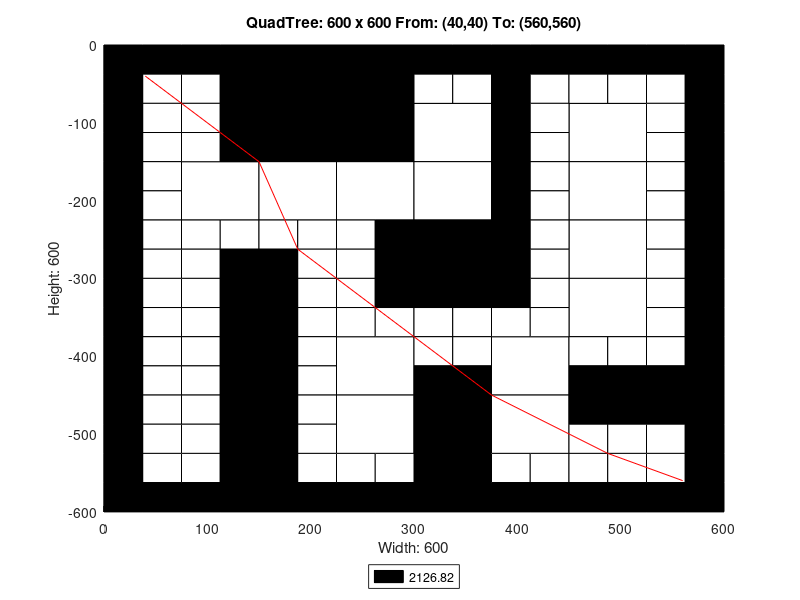

Write MATLAB code to recreate this figure.
axis([0 600 -600 0]);
title('QuadTree: 600 x 600 From: (40,40) To: (560,560)');
xlabel('Width: 600');
ylabel('Height: 600');
rectangle('Position',[150 -150 150 150], 'FaceColor',[0 0 0]);
rectangle('Position',[75 -225 75 75], 'FaceColor',[1 1 1]);
rectangle('Position',[150 -225 75 75], 'FaceColor',[1 1 1]);
rectangle('Position',[225 -225 75 75], 'FaceColor',[1 1 1]);
rectangle('Position',[300 -150 75 75], 'FaceColor',[1 1 1]);
rectangle('Position',[450 -150 75 75], 'FaceColor',[1 1 1]);
rectangle('Position',[300 -225 75 75], 'FaceColor',[1 1 1]);
rectangle('Position',[300 -300 75 75], 'FaceColor',[0 0 0]);
rectangle('Position',[450 -225 75 75], 'FaceColor',[1 1 1]);
rectangle('Position',[450 -300 75 75], 'FaceColor',[1 1 1]);
rectangle('Position',[225 -450 75 75], 'FaceColor',[1 1 1]);
rectangle('Position',[225 -525 75 75], 'FaceColor',[1 1 1]);
rectangle('Position',[375 -450 75 75], 'FaceColor',[1 1 1]);
rectangle('Position',[450 -375 75 75], 'FaceColor',[1 1 1]);
rectangle('Position',[300 -525 75 75], 'FaceColor',[0 0 0]);
rectangle('Position',[375 -525 75 75], 'FaceColor',[1 1 1]);
rectangle('Position',[300 -600 75 75], 'FaceColor',[0 0 0]);
rectangle('Position',[0 -37.5 37.5 37.5], 'FaceColor',[0 0 0]);
rectangle('Position',[37.5 -37.5 37.5 37.5], 'FaceColor',[0 0 0]);
rectangle('Position',[0 -75 37.5 37.5], 'FaceColor',[0 0 0]);
rectangle('Position',[37.5 -75 37.5 37.5], 'FaceColor',[1 1 1]);
rectangle('Position',[75 -37.5 37.5 37.5], 'FaceColor',[0 0 0]);
rectangle('Position',[112.5 -37.5 37.5 37.5], 'FaceColor',[0 0 0]);
rectangle('Position',[75 -75 37.5 37.5], 'FaceColor',[1 1 1]);
rectangle('Position',[112.5 -75 37.5 37.5], 'FaceColor',[0 0 0]);
rectangle('Position',[0 -112.5 37.5 37.5], 'FaceColor',[0 0 0]);
rectangle('Position',[37.5 -112.5 37.5 37.5], 'FaceColor',[1 1 1]);
rectangle('Position',[0 -150 37.5 37.5], 'FaceColor',[0 0 0]);
rectangle('Position',[37.5 -150 37.5 37.5], 'FaceColor',[1 1 1]);
rectangle('Position',[75 -112.5 37.5 37.5], 'FaceColor',[1 1 1]);
rectangle('Position',[112.5 -112.5 37.5 37.5], 'FaceColor',[0 0 0]);
rectangle('Position',[75 -150 37.5 37.5], 'FaceColor',[1 1 1]);
rectangle('Position',[112.5 -150 37.5 37.5], 'FaceColor',[0 0 0]);
rectangle('Position',[0 -187.5 37.5 37.5], 'FaceColor',[0 0 0]);
rectangle('Position',[37.5 -187.5 37.5 37.5], 'FaceColor',[1 1 1]);
rectangle('Position',[0 -225 37.5 37.5], 'FaceColor',[0 0 0]);
rectangle('Position',[37.5 -225 37.5 37.5], 'FaceColor',[1 1 1]);
rectangle('Position',[0 -262.5 37.5 37.5], 'FaceColor',[0 0 0]);
rectangle('Position',[37.5 -262.5 37.5 37.5], 'FaceColor',[1 1 1]);
rectangle('Position',[0 -300 37.5 37.5], 'FaceColor',[0 0 0]);
rectangle('Position',[37.5 -300 37.5 37.5], 'FaceColor',[1 1 1]);
rectangle('Position',[75 -262.5 37.5 37.5], 'FaceColor',[1 1 1]);
rectangle('Position',[112.5 -262.5 37.5 37.5], 'FaceColor',[1 1 1]);
rectangle('Position',[75 -300 37.5 37.5], 'FaceColor',[1 1 1]);
rectangle('Position',[112.5 -300 37.5 37.5], 'FaceColor',[0 0 0]);
rectangle('Position',[150 -262.5 37.5 37.5], 'FaceColor',[1 1 1]);
rectangle('Position',[187.5 -262.5 37.5 37.5], 'FaceColor',[1 1 1]);
rectangle('Position',[150 -300 37.5 37.5], 'FaceColor',[0 0 0]);
rectangle('Position',[187.5 -300 37.5 37.5], 'FaceColor',[1 1 1]);
rectangle('Position',[225 -262.5 37.5 37.5], 'FaceColor',[1 1 1]);
rectangle('Position',[262.5 -262.5 37.5 37.5], 'FaceColor',[0 0 0]);
rectangle('Position',[225 -300 37.5 37.5], 'FaceColor',[1 1 1]);
rectangle('Position',[262.5 -300 37.5 37.5], 'FaceColor',[0 0 0]);
rectangle('Position',[300 -37.5 37.5 37.5], 'FaceColor',[0 0 0]);
rectangle('Position',[337.5 -37.5 37.5 37.5], 'FaceColor',[0 0 0]);
rectangle('Position',[300 -75 37.5 37.5], 'FaceColor',[1 1 1]);
rectangle('Position',[337.5 -75 37.5 37.5], 'FaceColor',[1 1 1]);
rectangle('Position',[375 -37.5 37.5 37.5], 'FaceColor',[0 0 0]);
rectangle('Position',[412.5 -37.5 37.5 37.5], 'FaceColor',[0 0 0]);
rectangle('Position',[375 -75 37.5 37.5], 'FaceColor',[0 0 0]);
rectangle('Position',[412.5 -75 37.5 37.5], 'FaceColor',[1 1 1]);
rectangle('Position',[375 -112.5 37.5 37.5], 'FaceColor',[0 0 0]);
rectangle('Position',[412.5 -112.5 37.5 37.5], 'FaceColor',[1 1 1]);
rectangle('Position',[375 -150 37.5 37.5], 'FaceColor',[0 0 0]);
rectangle('Position',[412.5 -150 37.5 37.5], 'FaceColor',[1 1 1]);
rectangle('Position',[450 -37.5 37.5 37.5], 'FaceColor',[0 0 0]);
rectangle('Position',[487.5 -37.5 37.5 37.5], 'FaceColor',[0 0 0]);
rectangle('Position',[450 -75 37.5 37.5], 'FaceColor',[1 1 1]);
rectangle('Position',[487.5 -75 37.5 37.5], 'FaceColor',[1 1 1]);
rectangle('Position',[525 -37.5 37.5 37.5], 'FaceColor',[0 0 0]);
rectangle('Position',[562.5 -37.5 37.5 37.5], 'FaceColor',[0 0 0]);
rectangle('Position',[525 -75 37.5 37.5], 'FaceColor',[1 1 1]);
rectangle('Position',[562.5 -75 37.5 37.5], 'FaceColor',[0 0 0]);
rectangle('Position',[525 -112.5 37.5 37.5], 'FaceColor',[1 1 1]);
rectangle('Position',[562.5 -112.5 37.5 37.5], 'FaceColor',[0 0 0]);
rectangle('Position',[525 -150 37.5 37.5], 'FaceColor',[1 1 1]);
rectangle('Position',[562.5 -150 37.5 37.5], 'FaceColor',[0 0 0]);
rectangle('Position',[375 -187.5 37.5 37.5], 'FaceColor',[0 0 0]);
rectangle('Position',[412.5 -187.5 37.5 37.5], 'FaceColor',[1 1 1]);
rectangle('Position',[375 -225 37.5 37.5], 'FaceColor',[0 0 0]);
rectangle('Position',[412.5 -225 37.5 37.5], 'FaceColor',[1 1 1]);
rectangle('Position',[375 -262.5 37.5 37.5], 'FaceColor',[0 0 0]);
rectangle('Position',[412.5 -262.5 37.5 37.5], 'FaceColor',[1 1 1]);
rectangle('Position',[375 -300 37.5 37.5], 'FaceColor',[0 0 0]);
rectangle('Position',[412.5 -300 37.5 37.5], 'FaceColor',[1 1 1]);
rectangle('Position',[525 -187.5 37.5 37.5], 'FaceColor',[1 1 1]);
rectangle('Position',[562.5 -187.5 37.5 37.5], 'FaceColor',[0 0 0]);
rectangle('Position',[525 -225 37.5 37.5], 'FaceColor',[1 1 1]);
rectangle('Position',[562.5 -225 37.5 37.5], 'FaceColor',[0 0 0]);
rectangle('Position',[525 -262.5 37.5 37.5], 'FaceColor',[1 1 1]);
rectangle('Position',[562.5 -262.5 37.5 37.5], 'FaceColor',[0 0 0]);
rectangle('Position',[525 -300 37.5 37.5], 'FaceColor',[1 1 1]);
rectangle('Position',[562.5 -300 37.5 37.5], 'FaceColor',[0 0 0]);
rectangle('Position',[0 -337.5 37.5 37.5], 'FaceColor',[0 0 0]);
rectangle('Position',[37.5 -337.5 37.5 37.5], 'FaceColor',[1 1 1]);
rectangle('Position',[0 -375 37.5 37.5], 'FaceColor',[0 0 0]);
rectangle('Position',[37.5 -375 37.5 37.5], 'FaceColor',[1 1 1]);
rectangle('Position',[75 -337.5 37.5 37.5], 'FaceColor',[1 1 1]);
rectangle('Position',[112.5 -337.5 37.5 37.5], 'FaceColor',[0 0 0]);
rectangle('Position',[75 -375 37.5 37.5], 'FaceColor',[1 1 1]);
rectangle('Position',[112.5 -375 37.5 37.5], 'FaceColor',[0 0 0]);
rectangle('Position',[0 -412.5 37.5 37.5], 'FaceColor',[0 0 0]);
rectangle('Position',[37.5 -412.5 37.5 37.5], 'FaceColor',[1 1 1]);
rectangle('Position',[0 -450 37.5 37.5], 'FaceColor',[0 0 0]);
rectangle('Position',[37.5 -450 37.5 37.5], 'FaceColor',[1 1 1]);
rectangle('Position',[75 -412.5 37.5 37.5], 'FaceColor',[1 1 1]);
rectangle('Position',[112.5 -412.5 37.5 37.5], 'FaceColor',[0 0 0]);
rectangle('Position',[75 -450 37.5 37.5], 'FaceColor',[1 1 1]);
rectangle('Position',[112.5 -450 37.5 37.5], 'FaceColor',[0 0 0]);
rectangle('Position',[150 -337.5 37.5 37.5], 'FaceColor',[0 0 0]);
rectangle('Position',[187.5 -337.5 37.5 37.5], 'FaceColor',[1 1 1]);
rectangle('Position',[150 -375 37.5 37.5], 'FaceColor',[0 0 0]);
rectangle('Position',[187.5 -375 37.5 37.5], 'FaceColor',[1 1 1]);
rectangle('Position',[225 -337.5 37.5 37.5], 'FaceColor',[1 1 1]);
rectangle('Position',[262.5 -337.5 37.5 37.5], 'FaceColor',[0 0 0]);
rectangle('Position',[225 -375 37.5 37.5], 'FaceColor',[1 1 1]);
rectangle('Position',[262.5 -375 37.5 37.5], 'FaceColor',[1 1 1]);
rectangle('Position',[150 -412.5 37.5 37.5], 'FaceColor',[0 0 0]);
rectangle('Position',[187.5 -412.5 37.5 37.5], 'FaceColor',[1 1 1]);
rectangle('Position',[150 -450 37.5 37.5], 'FaceColor',[0 0 0]);
rectangle('Position',[187.5 -450 37.5 37.5], 'FaceColor',[1 1 1]);
rectangle('Position',[0 -487.5 37.5 37.5], 'FaceColor',[0 0 0]);
rectangle('Position',[37.5 -487.5 37.5 37.5], 'FaceColor',[1 1 1]);
rectangle('Position',[0 -525 37.5 37.5], 'FaceColor',[0 0 0]);
rectangle('Position',[37.5 -525 37.5 37.5], 'FaceColor',[1 1 1]);
rectangle('Position',[75 -487.5 37.5 37.5], 'FaceColor',[1 1 1]);
rectangle('Position',[112.5 -487.5 37.5 37.5], 'FaceColor',[0 0 0]);
rectangle('Position',[75 -525 37.5 37.5], 'FaceColor',[1 1 1]);
rectangle('Position',[112.5 -525 37.5 37.5], 'FaceColor',[0 0 0]);
rectangle('Position',[0 -562.5 37.5 37.5], 'FaceColor',[0 0 0]);
rectangle('Position',[37.5 -562.5 37.5 37.5], 'FaceColor',[1 1 1]);
rectangle('Position',[0 -600 37.5 37.5], 'FaceColor',[0 0 0]);
rectangle('Position',[37.5 -600 37.5 37.5], 'FaceColor',[0 0 0]);
rectangle('Position',[75 -562.5 37.5 37.5], 'FaceColor',[1 1 1]);
rectangle('Position',[112.5 -562.5 37.5 37.5], 'FaceColor',[0 0 0]);
rectangle('Position',[75 -600 37.5 37.5], 'FaceColor',[0 0 0]);
rectangle('Position',[112.5 -600 37.5 37.5], 'FaceColor',[0 0 0]);
rectangle('Position',[150 -487.5 37.5 37.5], 'FaceColor',[0 0 0]);
rectangle('Position',[187.5 -487.5 37.5 37.5], 'FaceColor',[1 1 1]);
rectangle('Position',[150 -525 37.5 37.5], 'FaceColor',[0 0 0]);
rectangle('Position',[187.5 -525 37.5 37.5], 'FaceColor',[1 1 1]);
rectangle('Position',[150 -562.5 37.5 37.5], 'FaceColor',[0 0 0]);
rectangle('Position',[187.5 -562.5 37.5 37.5], 'FaceColor',[1 1 1]);
rectangle('Position',[150 -600 37.5 37.5], 'FaceColor',[0 0 0]);
rectangle('Position',[187.5 -600 37.5 37.5], 'FaceColor',[0 0 0]);
rectangle('Position',[225 -562.5 37.5 37.5], 'FaceColor',[1 1 1]);
rectangle('Position',[262.5 -562.5 37.5 37.5], 'FaceColor',[1 1 1]);
rectangle('Position',[225 -600 37.5 37.5], 'FaceColor',[0 0 0]);
rectangle('Position',[262.5 -600 37.5 37.5], 'FaceColor',[0 0 0]);
rectangle('Position',[300 -337.5 37.5 37.5], 'FaceColor',[0 0 0]);
rectangle('Position',[337.5 -337.5 37.5 37.5], 'FaceColor',[0 0 0]);
rectangle('Position',[300 -375 37.5 37.5], 'FaceColor',[1 1 1]);
rectangle('Position',[337.5 -375 37.5 37.5], 'FaceColor',[1 1 1]);
rectangle('Position',[375 -337.5 37.5 37.5], 'FaceColor',[0 0 0]);
rectangle('Position',[412.5 -337.5 37.5 37.5], 'FaceColor',[1 1 1]);
rectangle('Position',[375 -375 37.5 37.5], 'FaceColor',[1 1 1]);
rectangle('Position',[412.5 -375 37.5 37.5], 'FaceColor',[1 1 1]);
rectangle('Position',[300 -412.5 37.5 37.5], 'FaceColor',[1 1 1]);
rectangle('Position',[337.5 -412.5 37.5 37.5], 'FaceColor',[1 1 1]);
rectangle('Position',[300 -450 37.5 37.5], 'FaceColor',[0 0 0]);
rectangle('Position',[337.5 -450 37.5 37.5], 'FaceColor',[0 0 0]);
rectangle('Position',[525 -337.5 37.5 37.5], 'FaceColor',[1 1 1]);
rectangle('Position',[562.5 -337.5 37.5 37.5], 'FaceColor',[0 0 0]);
rectangle('Position',[525 -375 37.5 37.5], 'FaceColor',[1 1 1]);
rectangle('Position',[562.5 -375 37.5 37.5], 'FaceColor',[0 0 0]);
rectangle('Position',[450 -412.5 37.5 37.5], 'FaceColor',[1 1 1]);
rectangle('Position',[487.5 -412.5 37.5 37.5], 'FaceColor',[1 1 1]);
rectangle('Position',[450 -450 37.5 37.5], 'FaceColor',[0 0 0]);
rectangle('Position',[487.5 -450 37.5 37.5], 'FaceColor',[0 0 0]);
rectangle('Position',[525 -412.5 37.5 37.5], 'FaceColor',[1 1 1]);
rectangle('Position',[562.5 -412.5 37.5 37.5], 'FaceColor',[0 0 0]);
rectangle('Position',[525 -450 37.5 37.5], 'FaceColor',[0 0 0]);
rectangle('Position',[562.5 -450 37.5 37.5], 'FaceColor',[0 0 0]);
rectangle('Position',[375 -562.5 37.5 37.5], 'FaceColor',[1 1 1]);
rectangle('Position',[412.5 -562.5 37.5 37.5], 'FaceColor',[1 1 1]);
rectangle('Position',[375 -600 37.5 37.5], 'FaceColor',[0 0 0]);
rectangle('Position',[412.5 -600 37.5 37.5], 'FaceColor',[0 0 0]);
rectangle('Position',[450 -487.5 37.5 37.5], 'FaceColor',[0 0 0]);
rectangle('Position',[487.5 -487.5 37.5 37.5], 'FaceColor',[0 0 0]);
rectangle('Position',[450 -525 37.5 37.5], 'FaceColor',[1 1 1]);
rectangle('Position',[487.5 -525 37.5 37.5], 'FaceColor',[1 1 1]);
rectangle('Position',[525 -487.5 37.5 37.5], 'FaceColor',[0 0 0]);
rectangle('Position',[562.5 -487.5 37.5 37.5], 'FaceColor',[0 0 0]);
rectangle('Position',[525 -525 37.5 37.5], 'FaceColor',[1 1 1]);
rectangle('Position',[562.5 -525 37.5 37.5], 'FaceColor',[0 0 0]);
rectangle('Position',[450 -562.5 37.5 37.5], 'FaceColor',[1 1 1]);
rectangle('Position',[487.5 -562.5 37.5 37.5], 'FaceColor',[1 1 1]);
rectangle('Position',[450 -600 37.5 37.5], 'FaceColor',[0 0 0]);
rectangle('Position',[487.5 -600 37.5 37.5], 'FaceColor',[0 0 0]);
rectangle('Position',[525 -562.5 37.5 37.5], 'FaceColor',[1 1 1]);
rectangle('Position',[562.5 -562.5 37.5 37.5], 'FaceColor',[0 0 0]);
rectangle('Position',[525 -600 37.5 37.5], 'FaceColor',[0 0 0]);
rectangle('Position',[562.5 -600 37.5 37.5], 'FaceColor',[0 0 0]);
X=[560,560,487.5,487.5,375,300,300,262.5,262.5,225,187.5,187.5,150,112.5,75,75,40];
Y=[-560,-560,-525,-525,-450,-375,-375,-337.5,-337.5,-300,-262.5,-262.5,-150,-112.5,-75,-75,-40];
hold on;
plot(X,Y,'r');
legend('2126.82','Location','southoutside');
